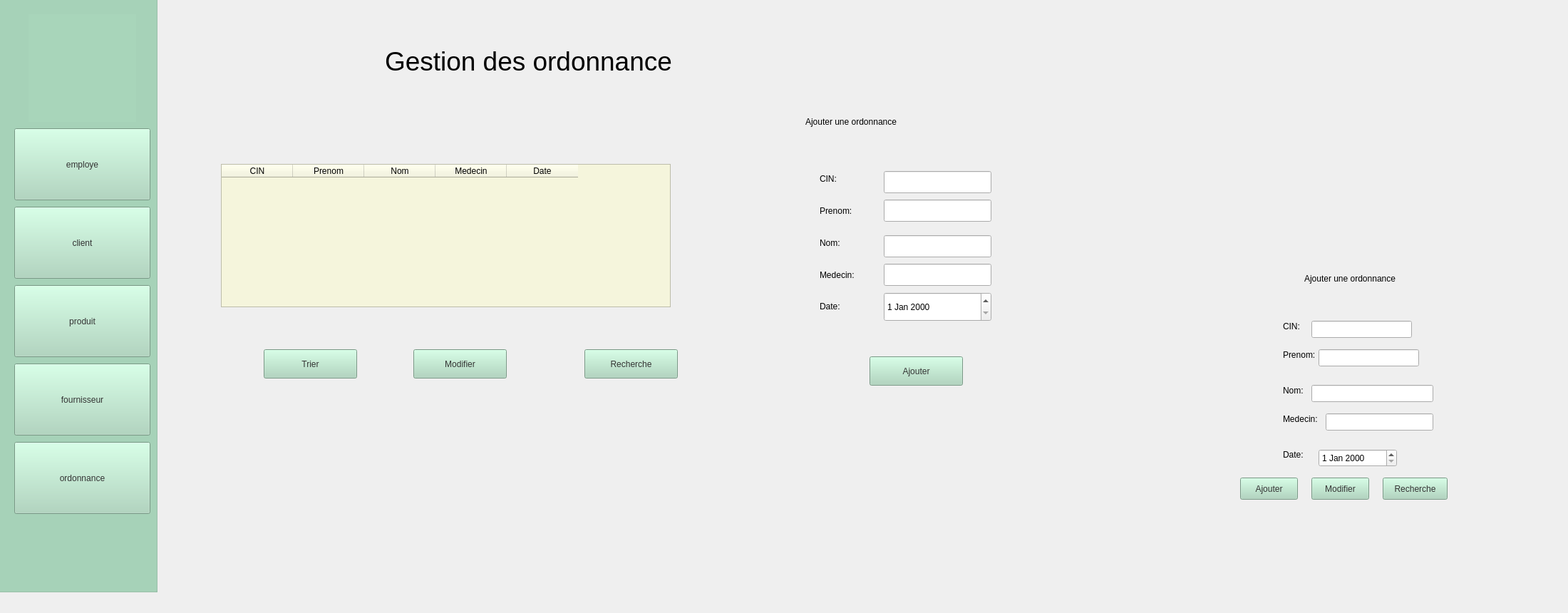
    <widget class="QWidget" name="page">
     <widget class="QLineEdit" name="prenomEdit">
      <property name="geometry">
       <rect>
        <x>1850</x>
        <y>490</y>
        <width>141</width>
        <height>24</height>
       </rect>
      </property>
     </widget>
     <widget class="QLabel" name="label_8">
      <property name="geometry">
       <rect>
        <x>540</x>
        <y>60</y>
        <width>561</width>
        <height>51</height>
       </rect>
      </property>
      <property name="font">
       <font>
        <family>Segoe UI</family>
        <pointsize>28</pointsize>
        <italic>false</italic>
        <bold>false</bold>
       </font>
      </property>
      <property name="styleSheet">
       <string notr="true">color: rgb(0, 0, 0);
font: 28pt &quot;Segoe UI&quot;;</string>
      </property>
      <property name="text">
       <string>Gestion des ordonnance</string>
      </property>
     </widget>
     <widget class="QLineEdit" name="nomEdit">
      <property name="geometry">
       <rect>
        <x>1840</x>
        <y>540</y>
        <width>171</width>
        <height>24</height>
       </rect>
      </property>
     </widget>
     <widget class="QLabel" name="label_9">
      <property name="geometry">
       <rect>
        <x>1800</x>
        <y>540</y>
        <width>49</width>
        <height>16</height>
       </rect>
      </property>
      <property name="styleSheet">
       <string notr="true">color: rgb(0, 0, 0);</string>
      </property>
      <property name="text">
       <string>Nom:</string>
      </property>
     </widget>
     <widget class="QPushButton" name="pushButton">
      <property name="geometry">
       <rect>
        <x>1940</x>
        <y>670</y>
        <width>91</width>
        <height>31</height>
       </rect>
      </property>
      <property name="styleSheet">
       <string notr="true">background-color: rgb(168, 213, 186);
font: 14pt &quot;Segoe UI&quot;;
color: rgb(51, 51, 51);</string>
      </property>
      <property name="text">
       <string>Recherche</string>
      </property>
     </widget>
     <widget class="QDateEdit" name="dateEdit">
      <property name="geometry">
       <rect>
        <x>1850</x>
        <y>630</y>
        <width>110</width>
        <height>25</height>
       </rect>
      </property>
      <property name="styleSheet">
       <string notr="true">color: rgb(0, 0, 0);
</string>
      </property>
     </widget>
     <widget class="QLineEdit" name="cinEdit">
      <property name="geometry">
       <rect>
        <x>1840</x>
        <y>450</y>
        <width>141</width>
        <height>24</height>
       </rect>
      </property>
     </widget>
     <widget class="QLabel" name="label_10">
      <property name="geometry">
       <rect>
        <x>1800</x>
        <y>490</y>
        <width>49</width>
        <height>16</height>
       </rect>
      </property>
      <property name="styleSheet">
       <string notr="true">color: rgb(0, 0, 0);
</string>
      </property>
      <property name="text">
       <string>Prenom:</string>
      </property>
     </widget>
     <widget class="QTableWidget" name="tableWidget_5">
      <property name="geometry">
       <rect>
        <x>310</x>
        <y>230</y>
        <width>631</width>
        <height>201</height>
       </rect>
      </property>
      <property name="styleSheet">
       <string notr="true">color: rgb(0, 0, 0);
background-color: rgb(245, 245, 220);</string>
      </property>
      <column>
       <property name="text">
        <string>CIN</string>
       </property>
      </column>
      <column>
       <property name="text">
        <string>Prenom</string>
       </property>
      </column>
      <column>
       <property name="text">
        <string>Nom</string>
       </property>
      </column>
      <column>
       <property name="text">
        <string>Medecin</string>
       </property>
      </column>
      <column>
       <property name="text">
        <string>Date</string>
       </property>
      </column>
     </widget>
     <widget class="QLabel" name="label_12">
      <property name="geometry">
       <rect>
        <x>1800</x>
        <y>580</y>
        <width>49</width>
        <height>16</height>
       </rect>
      </property>
      <property name="styleSheet">
       <string notr="true">color: rgb(0, 0, 0);</string>
      </property>
      <property name="text">
       <string>Medecin:</string>
      </property>
     </widget>
     <widget class="QPushButton" name="quitButton">
      <property name="geometry">
       <rect>
        <x>1840</x>
        <y>670</y>
        <width>81</width>
        <height>31</height>
       </rect>
      </property>
      <property name="styleSheet">
       <string notr="true">background-color: rgb(168, 213, 186);
font: 14pt &quot;Segoe UI&quot;;
color: rgb(51, 51, 51);</string>
      </property>
      <property name="text">
       <string>Modifier</string>
      </property>
     </widget>
     <widget class="QPushButton" name="addButton">
      <property name="geometry">
       <rect>
        <x>1740</x>
        <y>670</y>
        <width>81</width>
        <height>31</height>
       </rect>
      </property>
      <property name="styleSheet">
       <string notr="true">background-color: rgb(168, 213, 186);
font: 14pt &quot;Segoe UI&quot;;
color: rgb(51, 51, 51);</string>
      </property>
      <property name="text">
       <string>Ajouter</string>
      </property>
     </widget>
     <widget class="QLineEdit" name="medecinEdit">
      <property name="geometry">
       <rect>
        <x>1860</x>
        <y>580</y>
        <width>151</width>
        <height>24</height>
       </rect>
      </property>
     </widget>
     <widget class="QLabel" name="label_13">
      <property name="geometry">
       <rect>
        <x>1800</x>
        <y>630</y>
        <width>49</width>
        <height>16</height>
       </rect>
      </property>
      <property name="styleSheet">
       <string notr="true">color: rgb(0, 0, 0);</string>
      </property>
      <property name="text">
       <string>Date:</string>
      </property>
     </widget>
     <widget class="QLabel" name="label_14">
      <property name="geometry">
       <rect>
        <x>1830</x>
        <y>340</y>
        <width>361</width>
        <height>101</height>
       </rect>
      </property>
      <property name="styleSheet">
       <string notr="true">font: 700 italic 10pt &quot;Segoe UI&quot;;
color: rgb(0, 0, 0);</string>
      </property>
      <property name="text">
       <string>Ajouter une ordonnance</string>
      </property>
     </widget>
     <widget class="QLabel" name="label_16">
      <property name="geometry">
       <rect>
        <x>1800</x>
        <y>450</y>
        <width>49</width>
        <height>16</height>
       </rect>
      </property>
      <property name="styleSheet">
       <string notr="true">color: rgb(0, 0, 0);</string>
      </property>
      <property name="text">
       <string>CIN:</string>
      </property>
     </widget>
     <widget class="QLineEdit" name="prenomEdit_2">
      <property name="geometry">
       <rect>
        <x>1240</x>
        <y>280</y>
        <width>151</width>
        <height>31</height>
       </rect>
      </property>
     </widget>
     <widget class="QLineEdit" name="nomEdit_2">
      <property name="geometry">
       <rect>
        <x>1240</x>
        <y>330</y>
        <width>151</width>
        <height>31</height>
       </rect>
      </property>
     </widget>
     <widget class="QLabel" name="label_17">
      <property name="geometry">
       <rect>
        <x>1150</x>
        <y>330</y>
        <width>49</width>
        <height>21</height>
       </rect>
      </property>
      <property name="styleSheet">
       <string notr="true">color: rgb(0, 0, 0);
font: 12pt &quot;Segoe UI&quot;;</string>
      </property>
      <property name="text">
       <string>Nom:</string>
      </property>
     </widget>
     <widget class="QPushButton" name="pushButton_2">
      <property name="geometry">
       <rect>
        <x>820</x>
        <y>490</y>
        <width>131</width>
        <height>41</height>
       </rect>
      </property>
      <property name="styleSheet">
       <string notr="true">background-color: rgb(168, 213, 186);
font: 14pt &quot;Segoe UI&quot;;
color: rgb(51, 51, 51);</string>
      </property>
      <property name="text">
       <string>Recherche</string>
      </property>
     </widget>
     <widget class="QDateEdit" name="dateEdit_2">
      <property name="geometry">
       <rect>
        <x>1240</x>
        <y>410</y>
        <width>151</width>
        <height>41</height>
       </rect>
      </property>
      <property name="styleSheet">
       <string notr="true">color: rgb(0, 0, 0);
</string>
      </property>
     </widget>
     <widget class="QLineEdit" name="cinEdit_2">
      <property name="geometry">
       <rect>
        <x>1240</x>
        <y>240</y>
        <width>151</width>
        <height>31</height>
       </rect>
      </property>
     </widget>
     <widget class="QLabel" name="label_18">
      <property name="geometry">
       <rect>
        <x>1150</x>
        <y>280</y>
        <width>81</width>
        <height>31</height>
       </rect>
      </property>
      <property name="styleSheet">
       <string notr="true">color: rgb(0, 0, 0);
font: 12pt &quot;Segoe UI&quot;;
</string>
      </property>
      <property name="text">
       <string>Prenom:</string>
      </property>
     </widget>
     <widget class="QLabel" name="label_19">
      <property name="geometry">
       <rect>
        <x>1150</x>
        <y>370</y>
        <width>81</width>
        <height>31</height>
       </rect>
      </property>
      <property name="styleSheet">
       <string notr="true">color: rgb(0, 0, 0);
font: 12pt &quot;Segoe UI&quot;;</string>
      </property>
      <property name="text">
       <string>Medecin:</string>
      </property>
     </widget>
     <widget class="QPushButton" name="quitButton_2">
      <property name="geometry">
       <rect>
        <x>580</x>
        <y>490</y>
        <width>131</width>
        <height>41</height>
       </rect>
      </property>
      <property name="styleSheet">
       <string notr="true">background-color: rgb(168, 213, 186);
font: 14pt &quot;Segoe UI&quot;;
color: rgb(51, 51, 51);</string>
      </property>
      <property name="text">
       <string>Modifier</string>
      </property>
     </widget>
     <widget class="QPushButton" name="addButton_2">
      <property name="geometry">
       <rect>
        <x>1220</x>
        <y>500</y>
        <width>131</width>
        <height>41</height>
       </rect>
      </property>
      <property name="styleSheet">
       <string notr="true">background-color: rgb(168, 213, 186);
font: 14pt &quot;Segoe UI&quot;;
color: rgb(51, 51, 51);</string>
      </property>
      <property name="text">
       <string>Ajouter</string>
      </property>
     </widget>
     <widget class="QLineEdit" name="medecinEdit_2">
      <property name="geometry">
       <rect>
        <x>1240</x>
        <y>370</y>
        <width>151</width>
        <height>31</height>
       </rect>
      </property>
     </widget>
     <widget class="QLabel" name="label_20">
      <property name="geometry">
       <rect>
        <x>1150</x>
        <y>420</y>
        <width>51</width>
        <height>20</height>
       </rect>
      </property>
      <property name="styleSheet">
       <string notr="true">color: rgb(0, 0, 0);
font: 12pt &quot;Segoe UI&quot;;</string>
      </property>
      <property name="text">
       <string>Date:</string>
      </property>
     </widget>
     <widget class="QLabel" name="label_21">
      <property name="geometry">
       <rect>
        <x>1130</x>
        <y>120</y>
        <width>381</width>
        <height>101</height>
       </rect>
      </property>
      <property name="styleSheet">
       <string notr="true">font: 13pt &quot;Segoe UI&quot;;
color: rgb(0, 0, 0);</string>
      </property>
      <property name="text">
       <string>Ajouter une ordonnance</string>
      </property>
     </widget>
     <widget class="QLabel" name="label_37">
      <property name="geometry">
       <rect>
        <x>1150</x>
        <y>240</y>
        <width>49</width>
        <height>21</height>
       </rect>
      </property>
      <property name="styleSheet">
       <string notr="true">color: rgb(0, 0, 0);
font: 12pt &quot;Segoe UI&quot;;</string>
      </property>
      <property name="text">
       <string>CIN:</string>
      </property>
     </widget>
     <widget class="QGroupBox" name="menu_5">
      <property name="geometry">
       <rect>
        <x>-10</x>
        <y>-20</y>
        <width>231</width>
        <height>851</height>
       </rect>
      </property>
      <property name="styleSheet">
       <string notr="true">background-color: rgb(168, 213, 186);</string>
      </property>
      <property name="title">
       <string/>
      </property>
      <widget class="QPushButton" name="bem_6">
       <property name="geometry">
        <rect>
         <x>30</x>
         <y>200</y>
         <width>191</width>
         <height>101</height>
        </rect>
       </property>
       <property name="styleSheet">
        <string notr="true">background-color: rgb(168, 213, 186);
border-color: rgb(0, 0, 0);
color: rgb(51, 51, 51);
font: 18pt &quot;Segoe UI&quot;;</string>
       </property>
       <property name="text">
        <string>employe</string>
       </property>
      </widget>
      <widget class="QPushButton" name="bc_6">
       <property name="geometry">
        <rect>
         <x>30</x>
         <y>310</y>
         <width>191</width>
         <height>101</height>
        </rect>
       </property>
       <property name="styleSheet">
        <string notr="true">background-color: rgb(168, 213, 186);
color: rgb(51, 51, 51);
font: 18pt &quot;Segoe UI&quot;;
</string>
       </property>
       <property name="text">
        <string>client</string>
       </property>
      </widget>
      <widget class="QPushButton" name="bo_6">
       <property name="geometry">
        <rect>
         <x>30</x>
         <y>640</y>
         <width>191</width>
         <height>101</height>
        </rect>
       </property>
       <property name="styleSheet">
        <string notr="true">background-color: rgb(168, 213, 186);
color: rgb(51, 51, 51);
font: 18pt &quot;Segoe UI&quot;;</string>
       </property>
       <property name="text">
        <string>ordonnance</string>
       </property>
      </widget>
      <widget class="QLabel" name="label_40">
       <property name="geometry">
        <rect>
         <x>50</x>
         <y>40</y>
         <width>151</width>
         <height>151</height>
        </rect>
       </property>
       <property name="styleSheet">
        <string notr="true">background-image: url(:/logo1.png);</string>
       </property>
       <property name="text">
        <string/>
       </property>
      </widget>
      <widget class="QPushButton" name="bp_6">
       <property name="geometry">
        <rect>
         <x>30</x>
         <y>420</y>
         <width>191</width>
         <height>101</height>
        </rect>
       </property>
       <property name="styleSheet">
        <string notr="true">background-color: rgb(168, 213, 186);
color: rgb(51, 51, 51);
font: 18pt &quot;Segoe UI&quot;;
</string>
       </property>
       <property name="text">
        <string>produit</string>
       </property>
      </widget>
      <widget class="QPushButton" name="bf_6">
       <property name="geometry">
        <rect>
         <x>30</x>
         <y>530</y>
         <width>191</width>
         <height>101</height>
        </rect>
       </property>
       <property name="styleSheet">
        <string notr="true">background-color: rgb(168, 213, 186);
color: rgb(51, 51, 51);
font: 18pt &quot;Segoe UI&quot;;
</string>
       </property>
       <property name="text">
        <string>fournisseur</string>
       </property>
      </widget>
     </widget>
     <widget class="QPushButton" name="quitButton_3">
      <property name="geometry">
       <rect>
        <x>370</x>
        <y>490</y>
        <width>131</width>
        <height>41</height>
       </rect>
      </property>
      <property name="styleSheet">
       <string notr="true">background-color: rgb(168, 213, 186);
font: 14pt &quot;Segoe UI&quot;;
color: rgb(51, 51, 51);</string>
      </property>
      <property name="text">
       <string>Trier</string>
      </property>
     </widget>
    </widget>
